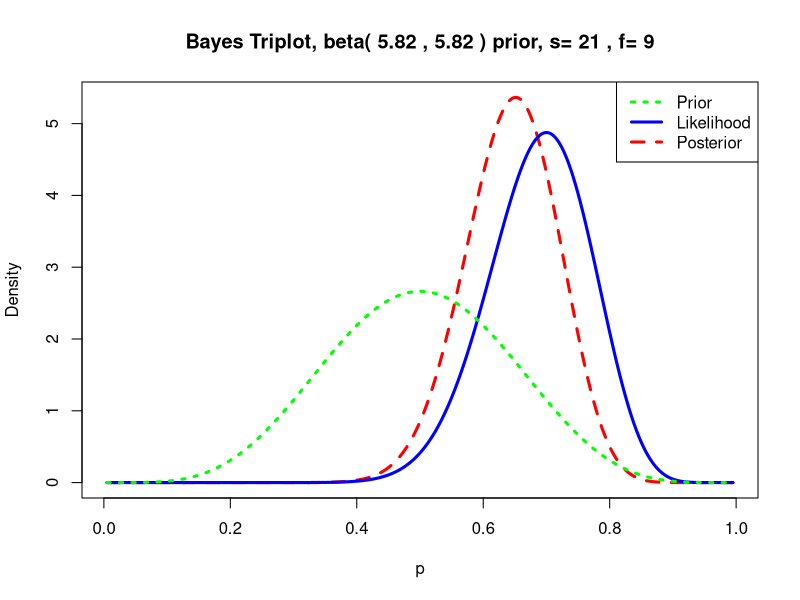
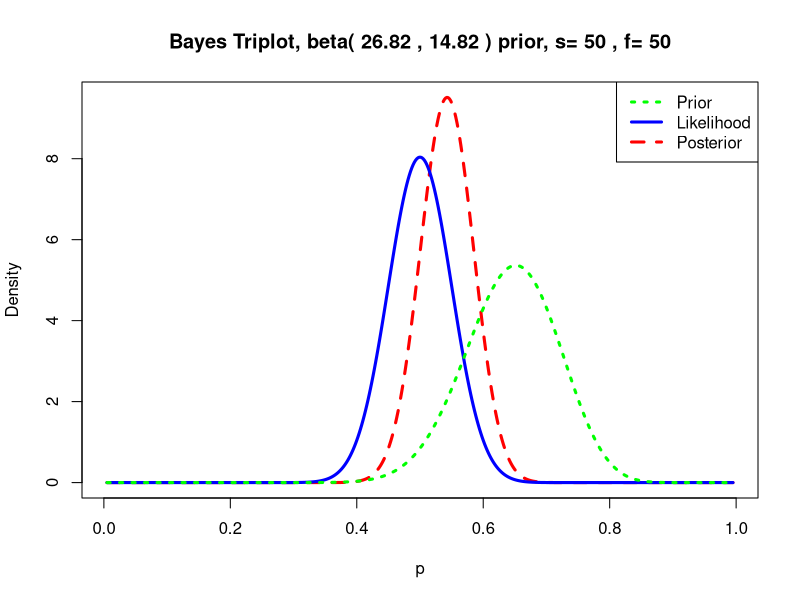
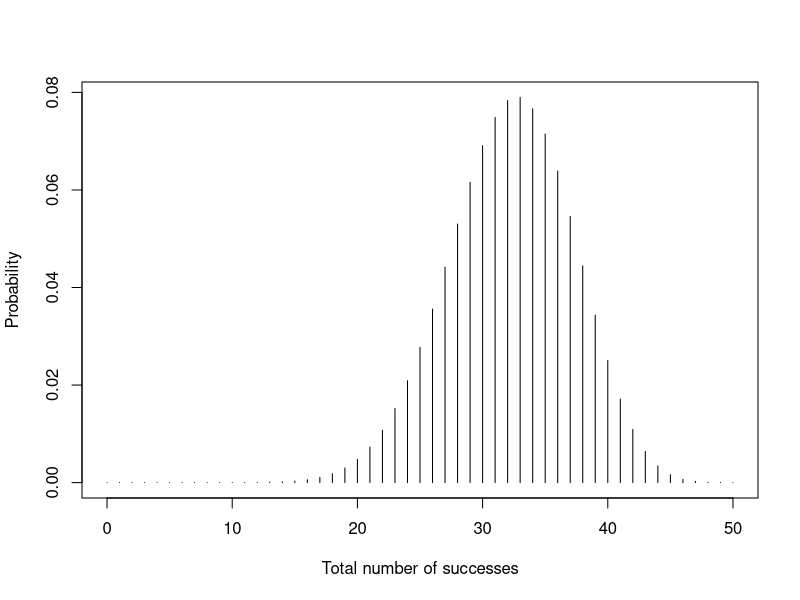

The R source for these figures, in order:
## ---- chunk 1
knitr::opts_chunk$set(
  echo = TRUE,
  dev = "svg",
  include = TRUE,
  message = FALSE,
  warning = FALSE,
  error = FALSE,
  cache = TRUE
  )
## ---- chunk 2
# load some useful functions
library(tidyverse)

# make our results reproducible
set.seed(1997)

# create data where before and after are from the same distribution
# they vary due to chance
df <- tibble(student_id = 1:30,
             before = rnorm(30, mean = 0.5, sd = 0.1),
             after = rnorm(30, mean = 0.5, sd = 0.1))

# convert to binary of success (1) or failure (0)
# has our student improved?!
df <- df %>%
  mutate(success = if_else(after > before, 1, 0))

dplyr::glimpse(df)
## ---- chunk 3
mean(df$before)
mean(df$after)
## ---- chunk 4
table(df$success)
## ---- chunk 5
# we need to pass a count of successes x and a count of trials n
prop.test(x = sum(df$success), n = length(df$success), p = 0.5)
## ---- chunk 6
# useful package for learning Bayes with plenty of examples
library(LearnBayes)
## ---- chunk 7
beta.par <- beta.select(list(p = 0.5, x = 0.5), list( p = 0.75, x = .6))
beta.par
## ---- chunk 8

triplot(prior = beta.par, 
        data =  c(sum(
          df$success),
          nrow(df) - sum(df$success)))
## ---- chunk 9
beta.post.par <- beta.par + c(sum(
  df$success),
  nrow(df) - sum(df$success))

post.sample <- rbeta(1000, beta.post.par[1], beta.post.par[2])
quantile(post.sample, c(0.05, 0.95))
## ---- chunk 10

triplot(prior = beta.post.par, 
        data = c(50, 50)
        )
## ---- chunk 11
students <- 50 # future sample size
s <- 0:students # vector of number of successes in future experiment
cost <- 200 * students
benefit <- 300
break_even <- cost / benefit # need more than 34 students to break even

## ---- chunk 12
# simulation
pred.probs <- pbetap(beta.post.par, students, s)
plot(s, pred.probs, type = "h", 
     ylab = "Probability", xlab = "Total number of successes")

## ---- chunk 13
# range is from 0 to 50
length(s)

# thus for 34 we need to reference from 34 - 1
sum(pred.probs[(34 + 1):(50 + 1)])
#sum(pred.probs[33:50])

## ---- chunk 14
# make our results reproducible
set.seed(1337)

# create data where before and after are from different distributions
# they vary due to non-stationary distribution
# the control helps us account for this
df <- bind_rows(
  tibble(student_id = 1:30,
             before = rnorm(30, mean = 0.5, sd = 0.1),
             after = rnorm(30, mean = 0.6, sd = 0.1),
             treatment = "kale-and-yoga"), 
  tibble(student_id = 31:60,
             before = rnorm(30, mean = 0.5, sd = 0.1),
             after = rnorm(30, mean = 0.6, sd = 0.1),
             treatment = "control")
             ) %>%
  mutate(school = "Grange Hill") %>%
  # convert to factors
  mutate(treatment = as.factor(treatment),
         school = as.factor(school)) %>%
  # convert to binary of success (1) or failure (0)
  # has our student improved?!
  mutate(success = if_else(after > before, 1, 0))
  
glimpse(df)
## ---- chunk 15
table(df$treatment, df$success)
## ---- chunk 16
# we need to pass a count of successes x and a count of trials n
# given our data has been ordered by studentid and treatment we can use the row number to filter
prop.test(
  x = c(
    sum(df[1:30, "success"]), # 1:30 gets our kale
    sum(df[31:60, "success"])
    ),
  n = c(
    nrow(df[1:30, "success"]), # 31:60 gets our control
    nrow(df[31:60, "success"])
            )
  )
## ---- chunk 17
set.seed(1337)

# create data where before and after are from different distributions
# they vary due to non-stationary distribution
# the control helps us account for this
df <- bind_rows(
  tibble(student_id = 1:30,
             before = rnorm(30, mean = 0.5, sd = 0.1),
             after = rnorm(30, mean = 0.62, sd = 0.1),
             treatment = "kale-and-yoga", school = "A"), 
  tibble(student_id = 31:60,
             before = rnorm(30, mean = 0.5, sd = 0.1),
             after = rnorm(30, mean = 0.6, sd = 0.1),
             treatment = "control", school = "A"),
  tibble(student_id = 1:30,
             before = rnorm(30, mean = 0.5, sd = 0.1),
             after = rnorm(30, mean = 0.62, sd = 0.2),
             treatment = "kale-and-yoga", school = "B"), 
  tibble(student_id = 31:60,
             before = rnorm(30, mean = 0.5, sd = 0.1),
             after = rnorm(30, mean = 0.6, sd = 0.2),
             treatment = "control", school = "B"),
  tibble(student_id = 1:30,
             before = rnorm(30, mean = 0.5, sd = 0.1),
             after = rnorm(30, mean = 0.8, sd = 0.1),
             treatment = "desert-island", school = "A"), 
  tibble(student_id = 31:60,
             before = rnorm(30, mean = 0.5, sd = 0.1),
             after = rnorm(30, mean = 0.6, sd = 0.1),
             treatment = "control", school = "A"),
  tibble(student_id = 1:30,
             before = rnorm(30, mean = 0.5, sd = 0.1),
             after = rnorm(30, mean = 0.7, sd = 0.2),
             treatment = "desert-island", school = "B"), 
  tibble(student_id = 31:60,
             before = rnorm(30, mean = 0.5, sd = 0.1),
             after = rnorm(30, mean = 0.6, sd = 0.2),
             treatment = "control", school = "B")
             ) %>%
  # convert to factors
  mutate(treatment = as.factor(treatment),
         school = as.factor(school)) %>%
  # convert to binary of success (1) or failure (0)
  # has our student improved?!
  mutate(success = if_else(after > before, 1, 0))

summary(df)
## ---- chunk 18
sessionInfo()
